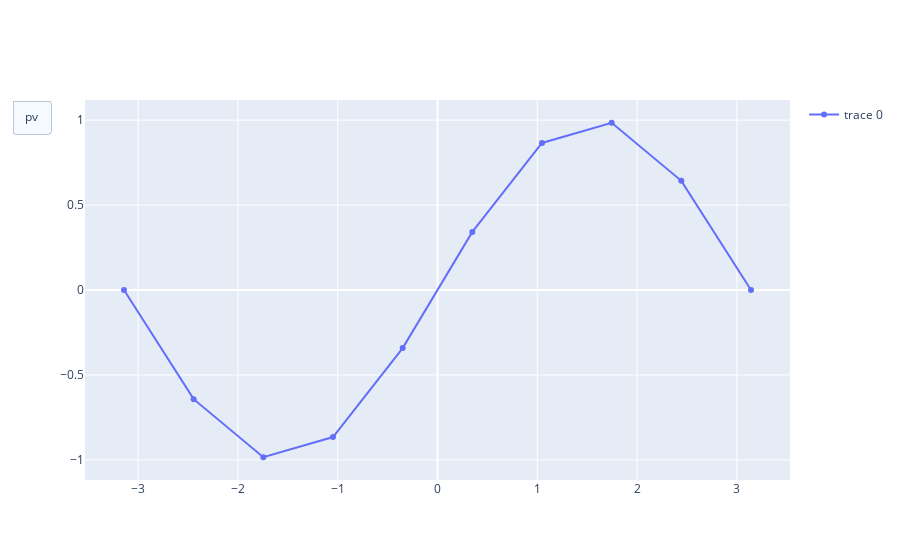

The notebook cell this image was saved under:
### Markdown cell above
#### 그래프 데이터가 변경되는 예제

### Code cell
#데이터 생성
x = np.linspace(-np.pi, np.pi, 10)

y1 = np.sin(x)
y2 = np.tan(x)

# Figure 생성
fig = go.Figure()

# 그래프 생성
fig.add_traces(go.Scatter(x=x, y=y1, visible=True, showlegend=True))

# 버튼 1개 생성
fig.update_layout(
    updatemenus=[
        dict(
            type="buttons",
            buttons=list([
                dict(
                    # args=["type", "line"],  # 1번 버튼
                    args=[{"y":[y1]}],
                    args2=[{"y":[y2]}],
                    label="pv",
                    method="restyle"),
                # dict(args=["type", "line"],  # 2번 버튼
                #     label="sv",
                #     method="restyle")
            ]),
        ),
    ]
)

fig.show()

### Figure 1 — Plotly figure (JSON) as saved in the notebook; plotly's stock layout.template omitted (floating-point values rounded to 4 significant figures)
{"data": [{"showlegend": true, "type": "scatter", "visible": true, "x": [-3.142, -2.443, -1.745, -1.047, -0.3491, 0.3491, 1.047, 1.745, 2.443, 3.142], "y": [-1.225e-16, -0.6428, -0.9848, -0.866, -0.342, 0.342, 0.866, 0.9848, 0.6428, 1.225e-16]}], "layout": {"updatemenus": [{"buttons": [{"args": [{"y": [[-1.225e-16, -0.6428, -0.9848, -0.866, -0.342, 0.342, 0.866, 0.9848, 0.6428, 1.225e-16]]}], "args2": [{"y": [[1.225e-16, 0.8391, 5.671, -1.732, -0.364, 0.364, 1.732, -5.671, -0.8391, -1.225e-16]]}], "label": "pv", "method": "restyle"}], "type": "buttons"}]}}
